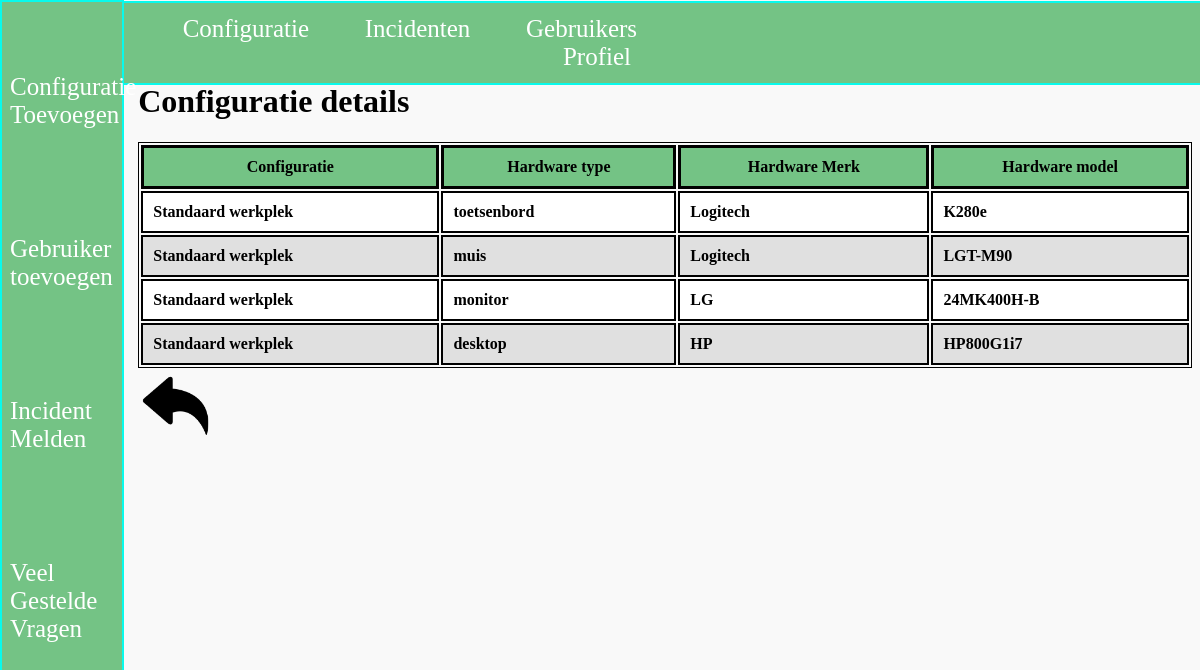
Page /php/configuratiedetails.php?configurationID=1 on the committed database.
### tables this page shows
CREATE TABLE `configuration` (
  `configurationID` int(11) NOT NULL,
  `configurationName` varchar(255) DEFAULT NULL
);

CREATE TABLE `hardware` (
  `hardwareID` int(11) NOT NULL,
  `model` varchar(255) DEFAULT NULL,
  `type` varchar(255) DEFAULT NULL,
  `brand` varchar(255) DEFAULT NULL
);

### php/configuratiedetails.php (the view, shortened to what this page needs)
<?php
$servername = "localhost";
$username = "root";
$password = "";
$dbname = "twente";
$conn = mysqli_connect($servername, $username, $password, $dbname);
$id = $_GET["configurationID"];
$sql = "SELECT configuration.configurationName, hardware.model, hardware.type, hardware.brand FROM configuration INNER JOIN config2hardware ON configuration.configurationID = config2hardware.configurationID INNER JOIN hardware ON config2hardware.hardwareID = hardware.hardwareID WHERE configuration.configurationID = $id ";
$result = mysqli_query($conn,$sql);
?>
<!doctype html>
<html lang="nl">
<?php include('../include/header.php');?>
<body>
	<?php include('../include/navigatie.php');?>
<br>
<br>
<br>
	<div class=table>
          <h1> Configuratie details </h1>
	<table class="configuratieDetails" name="configuratieDetails">
	<tr>
	  <th> Configuratie </th>
		<th> Hardware type</th>
		<th> Hardware Merk </th>
    <th> Hardware model </th>
	</tr>
  <?php
  if (mysqli_num_rows($result) >= 1){
    while($row = mysqli_fetch_assoc($result)){
      echo "<tr><td>".$row["configurationName"]."</td>
      <td>".$row["type"]."</td>
      <td>".$row["brand"]."</td>
      <td>".$row["model"]."</td>
    </td></tr>";
    }
  }
  else{
    echo "Error";
  }
  ?>
</table>
<a href="javascript:history.back()"><img class= 'return' src=../img/return.png></a>
</div>
	</body>
</html>

### include/header.php (shortened to what this page needs)
<head>
	<link rel="stylesheet" href="../css/style.css">
	<link rel="stylesheet" href="../css/navigatie.css">
</head>

### include/navigatie.php
<div class="topnav">
	<a href="configuraties.php">Configuratie</a>
    <a href="incidenten.php">Incidenten</a>
	<a href="gebruikers.php">Gebruikers</a>
	<a href="profiel.php">Profiel</a>
</div>
<div class="sidenav">
	<a href="configuratietoevoegen.php">Configuratie Toevoegen</a>
	<a href="gebruikertoevoegen.php">Gebruiker toevoegen</a>
	<a href="incidentmeld.php">Incident Melden</a>
	<a href="faq.php">Veel Gestelde Vragen</a>
</div>

### css/style.css (style rules this page uses)
html { font-family:Century Gothic; height:100%; width:100%; background:#f9f9f9; }
div.table { margin-left:11%; margin-bottom: 5%; }
table.configuratieDetails { border: 1px solid black; color: black; width: 100%; overflow:auto; }
th { border: 3px solid black; padding: 10px; background-color:#74c385; }
td { border: 2px solid black; padding: 10px; }
tr:nth-child(even) { background: #ffffff; font-weight:bold; }
tr:nth-child(odd) { background: #e0e0e0; font-weight:bold; }
img.return { max-height: 75px; max-width: 75px; }
a:link { color: blue; }

### css/navigatie.css (style rules this page uses)
.topnav { width:97.8%; border-top: 2px solid #08faec; border-right: 2px solid #08faec; border-left: 2px solid #08faec; border-bottom: 2px solid #08faec; margin-top:-0.55%; margin-left:-0.6%; overflow: hidden; background-color:#74c385; padding-left: 7%; padding: 1%; font-family: 'lemonMilk'; position: fixed; }
.topnav a { padding: 6px 4px 0px 16px; margin-left: 1%; color: white; text-align: center; padding: 20px 20px; text-decoration: none; font-size: 25px; }
.topnav a:first-child { padding: 6px 4px 0px 16px; margin-left: 12.6%; color: white; text-align: center; padding: 20px 20px; text-decoration: none; font-size: 25px; }
.topnav a:last-child { padding: 6px 4px 0px 16px; margin-left: 45%; color: white; text-align: center; padding: 20px 20px; text-decoration: none; font-size: 25px; }
.sidenav { border-top: 2px solid #08faec; border-right: 2px solid #08faec; border-left: 2px solid #08faec; border-bottom: 2px solid #08faec; height: auto; width: auto; max-width: 10%; min-height: 100%; top: 0; left: 0; position: fixed; background-color: #74c385; margin-top:auto; text-overflow: ellipsis; font-family: 'lemonMilk'; }
.sidenav a { margin-top:30%; padding: 35px 8px 35px 8px; text-decoration: none; font-size: 25px; color: white; display: block; }

### rows in the picture
configuration: configurationName "Standaard werkplek", hardware.type "toetsenbord", hardware.brand "Logitech", hardware.model "K280e", hardware.type "muis", hardware.model "LGT-M90", hardware.type "monitor", hardware.brand "LG", hardware.model "24MK400H-B", hardware.type "desktop", hardware.brand "HP", hardware.model "HP800G1i7"
